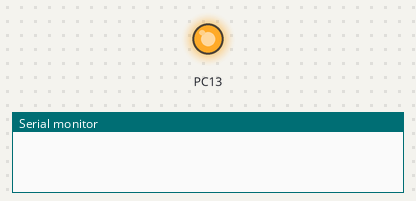
Bench run of a sketch on a simulated STM32 Blue Pill. Parts: output pins drawn as LEDs (lit = HIGH), the last lines printed to the serial monitor. The modem accepts every AT command (registered, SIM ready, sends succeed) and sends nothing else.

Above: at 0.1 s.
At 9.1 s:
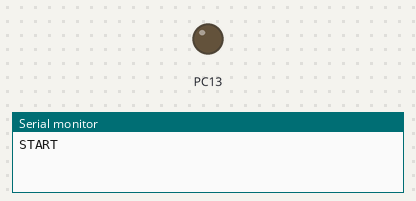
Timing chart, 0 to 10.6 s (numbered marks = the images above):
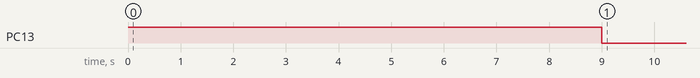

The sketch:

pc-stm-esp.ino
```cpp
char SSID[]="sesrv";
char PASSWD[]="0434043402320232";
void connect()
{
  Serial1.println("AT+RST");
  delay(500);
  Serial1.println("AT+CWMODE=1");
  delay(500);
  Serial1.print("AT+CWJAP=\"");
  Serial1.print(SSID);
  Serial1.print("\",\"");
  Serial1.print(PASSWD);
  Serial1.println("\"");
  delay(6000);
  Serial1.println("AT+CIFSR");
  delay(500);
  Serial1.println("AT+CIPMUX=1");
  delay(500);
  Serial1.println("AT+CIPSERVER=1,80");
  digitalWrite(PC13,LOW); // turn led on
  delay(500);

}
void setup()
{
  Serial1.begin(115200);  // esp
  Serial.begin(115200);     // usb
  while(!Serial1)
  {}
  pinMode(PC13,OUTPUT);
  digitalWrite(PC13,HIGH);
  delay(1000);
  Serial.println("START");
  connect();
  Serial.println("OK");
}
void ON()
{
  digitalWrite(PC13,LOW);
}
void OFF()
{
  digitalWrite(PC13,HIGH);
}
void loop()
{

  if(Serial.available())
  {
    Serial1.write(Serial.read());
  }

  if(Serial1.available())
  {
    Serial.write(Serial1.read());
  }
}
```
